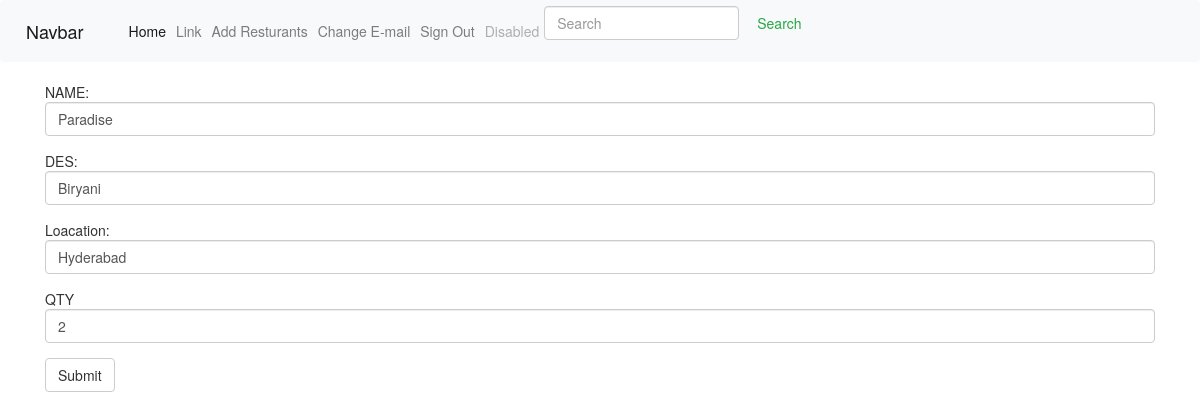
The page /update/22/ (signed in) on the database its author committed.
### basic_app/models.py (models this page shows, shortened)
class Product(models.Model):
    name=models.CharField(max_length=264)
    description=models.CharField(max_length=264)
    location=models.CharField(max_length=264)
    document = models.FileField(upload_to='documents/')
    quantity=models.IntegerField()

### basic_app/views.py (the view)
# urls.py: url(r'^update/(?P<pk>\d+)/$',views.update,name="update"),
def update(request,pk):
    product=Product.objects.get(pk=pk)
    form=ProductForm(instance=product)
    return render(request,'product_view.html',{'product':product})

### basic_app/templates/product_view.html (shortened to what this page needs)
{% extends 'app_base.html' %}
{% load static from staticfiles %}
{% load crispy_forms_tags %}
{% block body-block %}
<div class="container">
<form class="form-signin" method="POST" action="{% url 'edit' product.id %}">
    <div class="form-group">
     NAME: <input type="text" class="form-control" value="{{product.name}}" id="id_username"   name="name">
    </div>
    <div class="form-group">
    DES:  <input type="text" class="form-control" id="pwd" value="{{product.description}}" name="description">
    </div>
    <div class="form-group">
      Loacation:  <input type="text" class="form-control" id="location" value="{{product.location}}" name="description">
      </div>
    <div class="form-group">
      QTY  <input type="text" class="form-control" id="qty" value="{{product.quantity}}" name="quantity">
    </div>
    <button type="submit" id="btn" class="btn btn-default">Submit</button>
  </form>
  </div>
{% endblock %}

### rows shown on the page
Product: name "Paradise", description "Biryani", description "Hyderabad", quantity "2"
